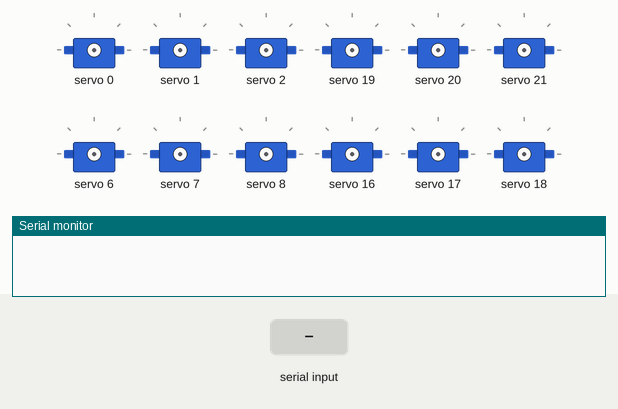
This sketch was run on a simulated Arduino Uno, built with avr-gcc and run on an emulated ATmega328P. Parts: 12 × servo, the last lines printed to the serial monitor. The inputs (shaded band) are chosen by the test bench.

Above: at 1.2 s.
1.3 s: "walk 1\n" received over Serial
At 8.3 s:
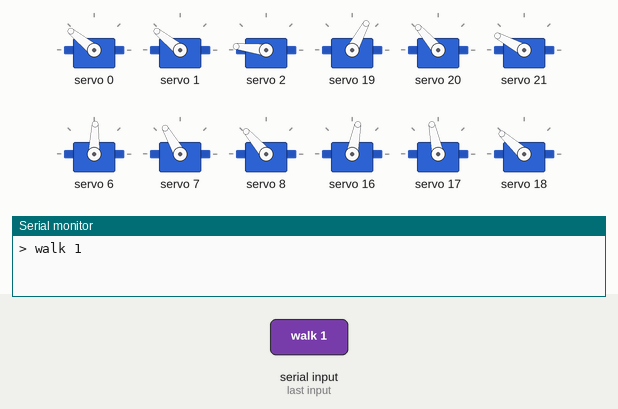
At 10.8 s:
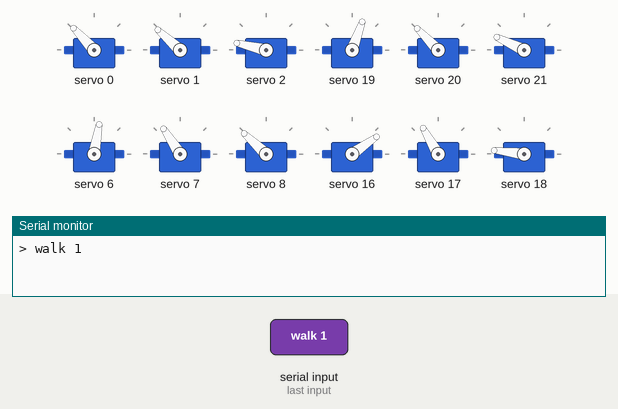
13.3 s: "walk 150\n" received over Serial
At 18.2 s:
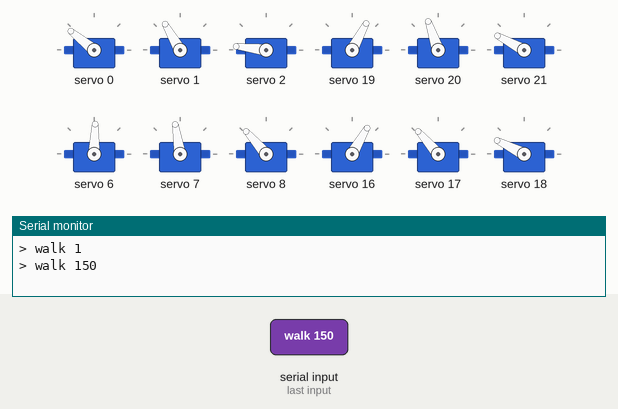
Timing chart, 0 to 68.8 s (numbered marks = the images above; inputs shaded):
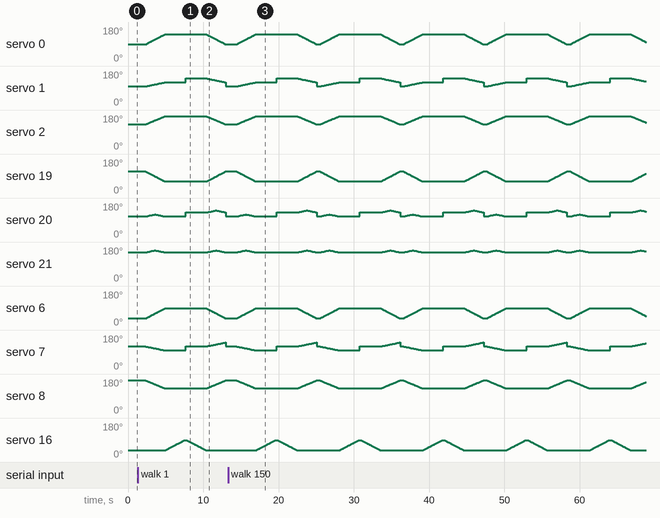

Measured:
- after the input at 1.3 s, servo 0: rises from 88° to 141° in 2.5 s, then falls to 88° in 8.1 s; servo 1: rises from 99° to 141° in 5.3 s, then falls to 99° in 5.3 s

The sketch:

Parker_v2_bk1.ino
```cpp
#include <Adafruit_PWMServoDriver.h>

Adafruit_PWMServoDriver pca1 = Adafruit_PWMServoDriver(0x40);  // Left side
Adafruit_PWMServoDriver pca2 = Adafruit_PWMServoDriver(0x41);  // right side

void setup() {
  Serial.begin(9600);

  pca1.begin();
  pca1.setPWMFreq(60);
  pca2.begin();
  pca2.setPWMFreq(60);
}

String command[6];  //le string

void splitStringIntoWords(String str) {  // > Separate command into words

  //clear array words
  for (int x = 0; x < 6; x++) {
    command[x] = "";
  }

  int wordCount = 0, startIndex = 0;

  //separates words here
  while (true) {
    int spaceIndex = str.indexOf(' ', startIndex);
    if (spaceIndex == -1) {
      command[wordCount++] = str.substring(startIndex);
      break;
    }
    command[wordCount++] = str.substring(startIndex, spaceIndex);
    startIndex = spaceIndex + 1;
  }
}

void loop() {  // > LmaOOOOOOOOOOOOOOOOOOOOOOOOOOOOOOP here

  if (Serial.available()) {
    String commandFull = Serial.readString();
    splitStringIntoWords(commandFull);
    Serial.print("> ");
    Serial.println(commandFull);

    String type = command[0];

    if (type == "move") {
      Move();
    } else if (type == "walk") {
      Walk();
    }
  }
}

void Walk() {

  int times = command[1].toInt();

  for (int b = 0; b < times; b++) {

    Step("RLRb");
    Step("LRLf");
    Step("LRLd");
    Step("RLRu");
    Step("LRLb");
    Step("RLRf");
    Step("RLRd");
    Step("LRLu");
  }
}

void Step(String st) {

  if (st == "RLRb") {
    // RLR to back
    for (int a = 0; a <= 360; a++) {
      pca1.setPWM(0, 0, 115 + (180 - (-0.138888 * a + 90)) * 2.694);
      pca1.setPWM(1, 0, 115 + (180 - (-0.055555 * a + 80)) * 2.694);
      pca1.setPWM(2, 0, 115 + (180 - (-0.111111 * a + 50)) * 2.694);
      //
      pca2.setPWM(3, 0, 115 + (180 - (0.138888 * a + 65)) * 2.694);
      pca2.setPWM(4, 0, 115 + (180 - (0.055555 * abs(a - 180) + 60)) * 2.694);
      pca2.setPWM(5, 0, 115 + (180 - (0.055555 * abs(a - 180) + 20)) * 2.694);
      //
      pca1.setPWM(6, 0, 115 + (180 - (-0.138888 * a + 140)) * 2.694);
      pca1.setPWM(7, 0, 115 + (180 - (0.055555 * a + 60)) * 2.694);
      pca1.setPWM(8, 0, 115 + (180 - (0.111111 * a + 10)) * 2.694);
    }
  } else if (st == "RLRf") {
    // RLR to front
    for (int a = 360; a >= 0; a--) {
      pca1.setPWM(0, 0, 115 + (180 - (-0.138888 * a + 90)) * 2.694);
      pca1.setPWM(1, 0, 115 + (180 - (-0.055555 * (a + 360) + 80)) * 2.694);
      pca1.setPWM(2, 0, 115 + (180 - (-0.111111 * a + 50)) * 2.694);
      //
      pca2.setPWM(3, 0, 115 + (180 - (0.138888 * a + 65)) * 2.694);
      pca2.setPWM(4, 0, 115 + (180 - (0.055555 * abs(a - 180) + 40)) * 2.694);
      pca2.setPWM(5, 0, 115 + (180 - (0.055555 * abs(a - 180) + 20)) * 2.694);
      //
      pca1.setPWM(6, 0, 115 + (180 - (-0.138888 * a + 140)) * 2.694);
      pca1.setPWM(7, 0, 115 + (180 - (0.055555 * (a - 360) + 60)) * 2.694);
      pca1.setPWM(8, 0, 115 + (180 - (0.111111 * a + 10)) * 2.694);
    }
  } else if (st == "LRLb") {
    // LRL to back
    for (int a = 0; a <= 360; a++) {
      pca2.setPWM(0, 0, 115 + (180 - (0.138888 * a + 90)) * 2.694);
      pca2.setPWM(1, 0, 115 + (180 - (-0.055555 * a + 80)) * 2.694);
      pca2.setPWM(2, 0, 115 + (180 - (-0.111111 * a + 50)) * 2.694);
      //
      pca1.setPWM(3, 0, 115 + (180 - (-0.138888 * a + 115)) * 2.694);
      pca1.setPWM(4, 0, 115 + (180 - (0.055555 * abs(a - 180) + 60)) * 2.694);
      pca1.setPWM(5, 0, 115 + (180 - (0.055555 * abs(a - 180) + 20)) * 2.694);
      //
      pca2.setPWM(6, 0, 115 + (180 - (0.138888 * a + 40)) * 2.694);
      pca2.setPWM(7, 0, 115 + (180 - (0.055555 * a + 60)) * 2.694);
      pca2.setPWM(8, 0, 115 + (180 - (0.111111 * a + 10)) * 2.694);
    }
  } else if (st == "LRLf") {
    // LRL to front
    for (int a = 360; a >= 0; a--) {
      pca2.setPWM(0, 0, 115 + (180 - (0.138888 * a + 90)) * 2.694);
      pca2.setPWM(1, 0, 115 + (180 - (-0.055555 * (a + 360) + 80)) * 2.694);
      pca2.setPWM(2, 0, 115 + (180 - (-0.111111 * a + 50)) * 2.694);
      //
      pca1.setPWM(3, 0, 115 + (180 - (-0.138888 * a + 115)) * 2.694);
      pca1.setPWM(4, 0, 115 + (180 - (0.055555 * abs(a - 180) + 40)) * 2.694);
      pca1.setPWM(5, 0, 115 + (180 - (0.055555 * abs(a - 180) + 20)) * 2.694);
      //
      pca2.setPWM(6, 0, 115 + (180 - (0.138888 * a + 40)) * 2.694);
      pca2.setPWM(7, 0, 115 + (180 - (0.055555 * (a - 360) + 60)) * 2.694);
      pca2.setPWM(8, 0, 115 + (180 - (0.111111 * a + 10)) * 2.694);
    }
  }

  if (st == "RLRu") {
    //RLR legs move up at back
    pca1.setPWM(1, 0, 115 + (180 - (-0.055555 * (360 + 360) + 80)) * 2.694);
    pca2.setPWM(4, 0, 115 + (180 - (0.055555 * abs(360 - 180) + 40)) * 2.694);
    pca1.setPWM(7, 0, 115 + (180 - (0.055555 * (360 - 360) + 60)) * 2.694);
    delay(200);
  } else if (st == "RLRd") {
    //RLR legs move down at front
    pca1.setPWM(1, 0, 115 + (180 - (-0.055555 * (0) + 80)) * 2.694);
    pca2.setPWM(4, 0, 115 + (180 - (0.055555 * abs(0 - 180) + 60)) * 2.694);
    pca1.setPWM(7, 0, 115 + (180 - (0.055555 * (0) + 60)) * 2.694);
    delay(200);
  } else if (st == "LRLu") {
    //LRL legs move up at back
    pca2.setPWM(1, 0, 115 + (180 - (-0.055555 * (360 + 360) + 80)) * 2.694);
    pca1.setPWM(4, 0, 115 + (180 - (0.055555 * abs(360 - 180) + 40)) * 2.694);
    pca2.setPWM(7, 0, 115 + (180 - (0.055555 * (360 - 360) + 60)) * 2.694);
    delay(200);
  } else if (st == "LRLd") {
    //LRL legs move down at front
    pca2.setPWM(1, 0, 115 + (180 - (-0.055555 * (0) + 80)) * 2.694);
    pca1.setPWM(4, 0, 115 + (180 - (0.055555 * abs(0 - 180) + 60)) * 2.694);
    pca2.setPWM(7, 0, 115 + (180 - (0.055555 * (0) + 60)) * 2.694);
    delay(200);
  }
}

void Move() {

  String mode = command[1];    //amount of legs basically
  String binary = command[2];  //what motors to move
  int pos = 3;                 //because of the binary thing

  if (mode == "1" || mode == "2" || mode == "3" || mode == "4" || mode == "5" || mode == "6") {

    int leg = mode.toInt();

    (binary.charAt(0) == '1') ? PWM(1, leg, 0, command[pos++].toInt()) : 0;
    (binary.charAt(1) == '1') ? PWM(1, leg, 1, command[pos++].toInt()) : 0;
    (binary.charAt(2) == '1') ? PWM(1, leg, 2, command[pos++].toInt()) : 0;

  } else if (mode == "trio" || mode == "trie") {

    int side = (mode.charAt(3) == 'o') ? 1 : 0;

    (binary.charAt(0) == '1') ? PWM(3, side, 0, command[pos++].toInt()) : 0;
    (binary.charAt(1) == '1') ? PWM(3, side, 1, command[pos++].toInt()) : 0;
    (binary.charAt(2) == '1') ? PWM(3, side, 2, command[pos++].toInt()) : 0;

  } else if (mode == "all") {

    (binary.charAt(0) == '1') ? PWM(6, -1, 0, command[pos++].toInt()) : 0;
    (binary.charAt(1) == '1') ? PWM(6, -1, 1, command[pos++].toInt()) : 0;
    (binary.charAt(2) == '1') ? PWM(6, -1, 2, command[pos++].toInt()) : 0;
  }
}

int PWM(int amount, int leg, int mot, int degree) {

  if (amount == 1) {

    if (leg <= 3) {
      pca1.setPWM((leg - 1) * 3 + mot, 0, round(115 + (180 - degree) * 2.694));
    } else if (leg <= 6) {
      pca2.setPWM((leg - 4) * 3 + mot, 0, round(115 + (180 - degree) * 2.694));
    } else {
      Serial.println("This leg does not exist");
    }

  } else if (amount == 3) {

    if (leg == 1) {
      pca1.setPWM(0 * 3 + mot, 0, round(115 + (180 - degree) * 2.694));  //leg 1
      pca2.setPWM(1 * 3 + mot, 0, round(115 + (180 - degree) * 2.694));  //leg 5
      pca1.setPWM(2 * 3 + mot, 0, round(115 + (180 - degree) * 2.694));  //leg 3
    } else {
      pca2.setPWM(0 * 3 + mot, 0, round(115 + (180 - degree) * 2.694));  //leg 4
      pca1.setPWM(1 * 3 + mot, 0, round(115 + (180 - degree) * 2.694));  //leg 2
      pca2.setPWM(2 * 3 + mot, 0, round(115 + (180 - degree) * 2.694));  //leg 6
    }

  } else if (amount == 6) {

    pca1.setPWM(0 * 3 + mot, 0, round(115 + (180 - degree) * 2.694));
    pca1.setPWM(1 * 3 + mot, 0, round(115 + (180 - degree) * 2.694));
    pca1.setPWM(2 * 3 + mot, 0, round(115 + (180 - degree) * 2.694));

    pca2.setPWM(0 * 3 + mot, 0, round(115 + (180 - degree) * 2.694));
    pca2.setPWM(1 * 3 + mot, 0, round(115 + (180 - degree) * 2.694));
    pca2.setPWM(2 * 3 + mot, 0, round(115 + (180 - degree) * 2.694));
  }

  return 1;
}
```
